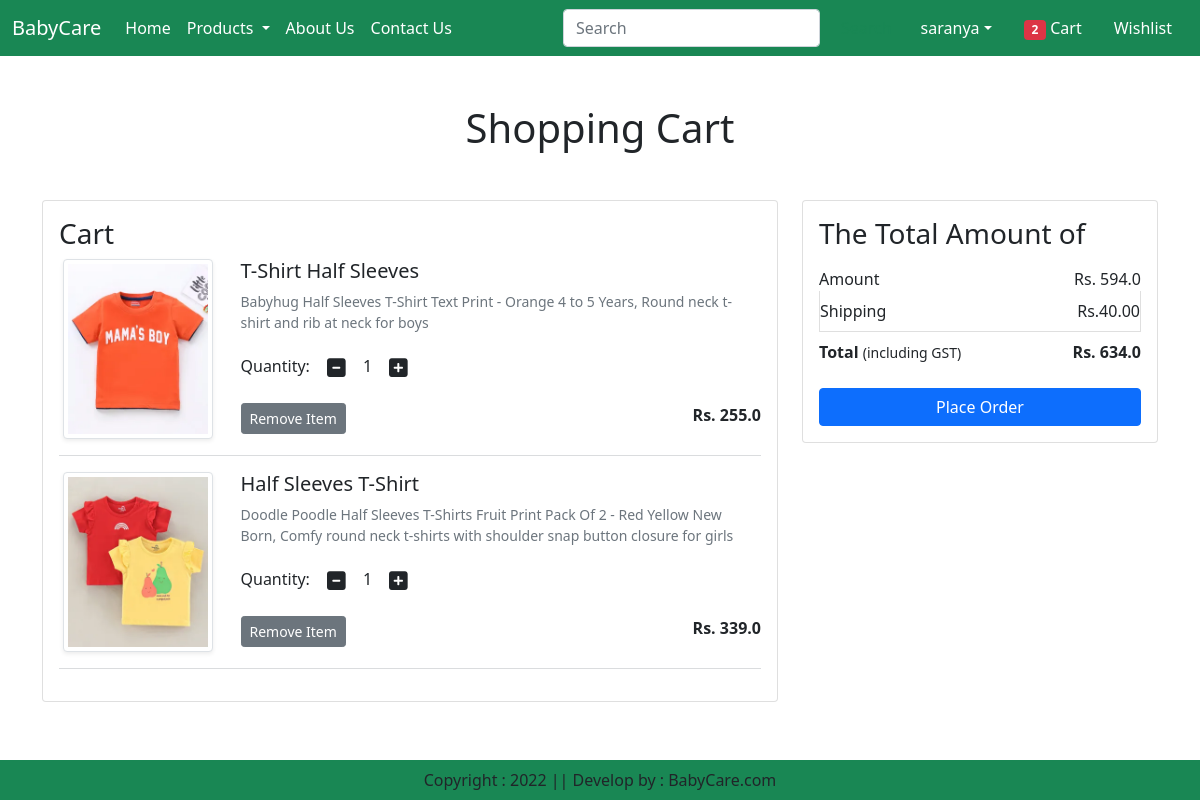
The app's page /cart/ (signed in) with its own data.
### app/models.py (models this page shows, shortened)
class Cart(models.Model):
    user = models.ForeignKey(User,on_delete=models.CASCADE)
    product = models.ForeignKey(Product,on_delete=models.CASCADE)
    quantity = models.PositiveIntegerField(default=1)

class Product(models.Model):
    title=models.CharField(max_length=100)
    selling_price=models.FloatField()
    discounted_price=models.FloatField()
    description=models.TextField()
    composition=models.TextField(default='')
    prodapp=models.TextField(default='')
    category=models.CharField(choices=CATEGORY_CHOICES, max_length=2)
    product_image=models.ImageField(upload_to='product')

### app/views.py (the view)
# urls.py: path("cart/",views.show_cart, name='showcart'),
def show_cart(request):
    user=request.user
    cart=Cart.objects.filter(user=user)
    amount=0
    for p in cart:
        value = p.quantity * p.product.discounted_price
        amount = amount + value
    totalamount = amount + 40
    totalitem = 0
    if request.user.is_authenticated:
        totalitem = len(Cart.objects.filter(user=request.user))
    return render(request,'app/addtocart.html',locals())

### app/templates/app/addtocart.html (shortened to what this page needs)
{% extends 'app/base.html' %}
{% load static %}
{% block main-content %}
<div class="container my-5">
    <div class="row">
    {% if cart %}
    <h1 class="text-center mb-5">Shopping Cart</h1>
    <div class="col-sm-8">
        <div class="card">
            <div class="card-body">
                <h3>Cart</h3>
                {% for item in cart %}
                <div class="row">
                    <div class="col-sm-3 text-center align-self-center"><img src="{{item.product.product_image.url}}" alt="" srcset="" class="img-fluid
                        img-thumbnail shadow-sm" height="150" width="150"></div>
                     <div class="col-sm-9">
                        <div>
                            <h5>{{item.product.title}}</h5>
                            <p class="mb-2 text-muted small">{{item.product.description}}</p>
                            <div class="my-3">
                                <label for="quantity">Quantity:</label>
                                <a class="minus-cart btn" pid={{item.product.id}}><i class="fas fa-minus-square fa-lg"></i></a>
                                 <span id="quantity">{{item.quantity}}</span>
                                <a class="plus-cart btn" pid={{item.product.id}}><i class="fas fa-plus-square fa-lg"></i></a>
                            </div>
                            <div class="d-flex justify-content-between">
                                <a href="#" class="remove-cart btn btn-sm btn-secondary mr-3" pid={{item.product.id}}>Remove Item</a>
                                <p class="mb-0"><span><strong>Rs. {{item.product.discounted_price}}</strong></span></p>
                            </div>
                        </div>
                     </div>
                </div>
                <hr class="text-muted">
                {% endfor %}
            </div>
        </div>
    </div>
    <div class="col-sm-4">
        <div class="card">
            <div class="card-body">
                <h3>The Total Amount of</h3>
                <ul class="list-group">
                    <li class="list-group-item d-flex justify-content-between align-items-center border-0 px-0 pb-0">Amount <span id="amount">Rs. {{amount}}</span></li>
                    <li class="list-group-item d-flex justify-content-between align-items-center px-0">Shipping <span>Rs.40.00</span></li>
                    <li class="list-group-item d-flex justify-content-between align-items-center border-0 px-0 mb-3">
                        <div>
                            <strong>Total</strong> <small>(including GST)</small>
                        </div>
                        <span id="totalamount"><strong>Rs. {{totalamount}}</strong></span>
                    </li>
                </ul>
                <div class="d-grid"><a href="{% url 'checkout' %}" class="btn btn-primary">Place Order</a></div>
            </div>
        </div>
    </div>
    {% else %}
       <h1 class="text-center mb-5">Cart is Empty</h1>
    {% endif %}
    </div>
</div>
{% endblock main-content %}

### app/templates/app/base.html (shortened to what this page needs)
<!DOCTYPE html>
{% load static %}
<html lang="en">
<head>
  <link href="https://cdn.jsdelivr.net/npm/bootstrap@5.0.2/dist/css/bootstrap.min.css" rel="stylesheet">
  <link rel="stylesheet" href="{% static 'app/css/owl.carousel.min.css' %}">
  <link rel="stylesheet" href="{% static 'app/css/all.min.css' %}">
  <link rel="stylesheet" href="{% static 'app/css/style.css' %}">
</head>
<body>
  <nav class="navbar navbar-expand-lg navbar-dark bg-success">
    <div class="container-fluid">
      <a class="navbar-brand" href="#">BabyCare</a>
      <div class="collapse navbar-collapse" id="navbarSupportedContent">
        <ul class="navbar-nav me-auto mb-2 mb-lg-0">
          {% if request.user.is_authenticated %}
          <li class="nav-item">
            <a class="nav-link active" aria-current="page" href="/">Home</a>
          </li>
          <li class="nav-item dropdown">
            <a class="nav-link dropdown-toggle text-white" href="#" role="button" data-bs-toggle="dropdown" aria-expanded="false">
              Products
            </a>
          </li>
          <li class="nav-item">
            <a class="nav-link text-white" href="{% url 'about' %}">About Us</a>
          </li>
          <li class="nav-item">
            <a class="nav-link text-white" href="{% url 'contact' %}">Contact Us</a>
          </li>
        </ul>
        <form class="d-flex" role="search">
          <input class="form-control me-2" type="search" placeholder="Search" aria-label="Search">
          <button class="btn btn-outline-success" type="submit">Search</button>
        </form>
      </div>
      <ul class="navbar-nav me-auto mb-2 mb-lg-0">
        <li class="nav-item dropdown mx-2">
            <a class="nav-link dropdown-toggle text-white" href="#" id="profileDropdown"
            role="button" data-bs-toggle="dropdown" aria-expanded="false">{{request.user}}</a>
        </li>
        <li class="nav-item mx-2">
          <a href="{% url 'showcart' %}" class="nav-link text-white"><span class="badge bg-danger">{% if totalitem > 0 %} {{totalitem}} {% endif %}</span> Cart</a>
      </li>
      <li class="nav-item mx-2">
          <a href="#" class="nav-link text-white">Wishlist</a>
      </li>
    {% endif %}
    </div>
  </nav>
  {% block main-content %}{% endblock main-content %}
  <footer class="container-fluid  fixed-bottom bg-success text-center p-2 mt-5">
    Copyright : 2022 || Develop by : BabyCare.com
  </footer>
</body>
</html>

### records on screen
Cart: product.product_image (picture), product "T-Shirt Half Sleeves", product.description "Babyhug Half Sleeves T-Shirt Text Print - Orange 4 to 5 Years, Round neck t-shirt and rib at neck for boys", quantity "1", product.discounted_price "255.0"
Cart: product.product_image (picture), product "Half Sleeves T-Shirt", product.description "Doodle Poodle Half Sleeves T-Shirts Fruit Print Pack Of 2 - Red Yellow New Born, Comfy round neck t-shirts with shoulder snap button closure for girls", quantity "1", product.discounted_price "339.0"

### other values on screen
{{ request.user }} "saranya"
{{ totalitem }} "2"
{{ amount }} "594.0"
{{ totalamount }} "634.0"
